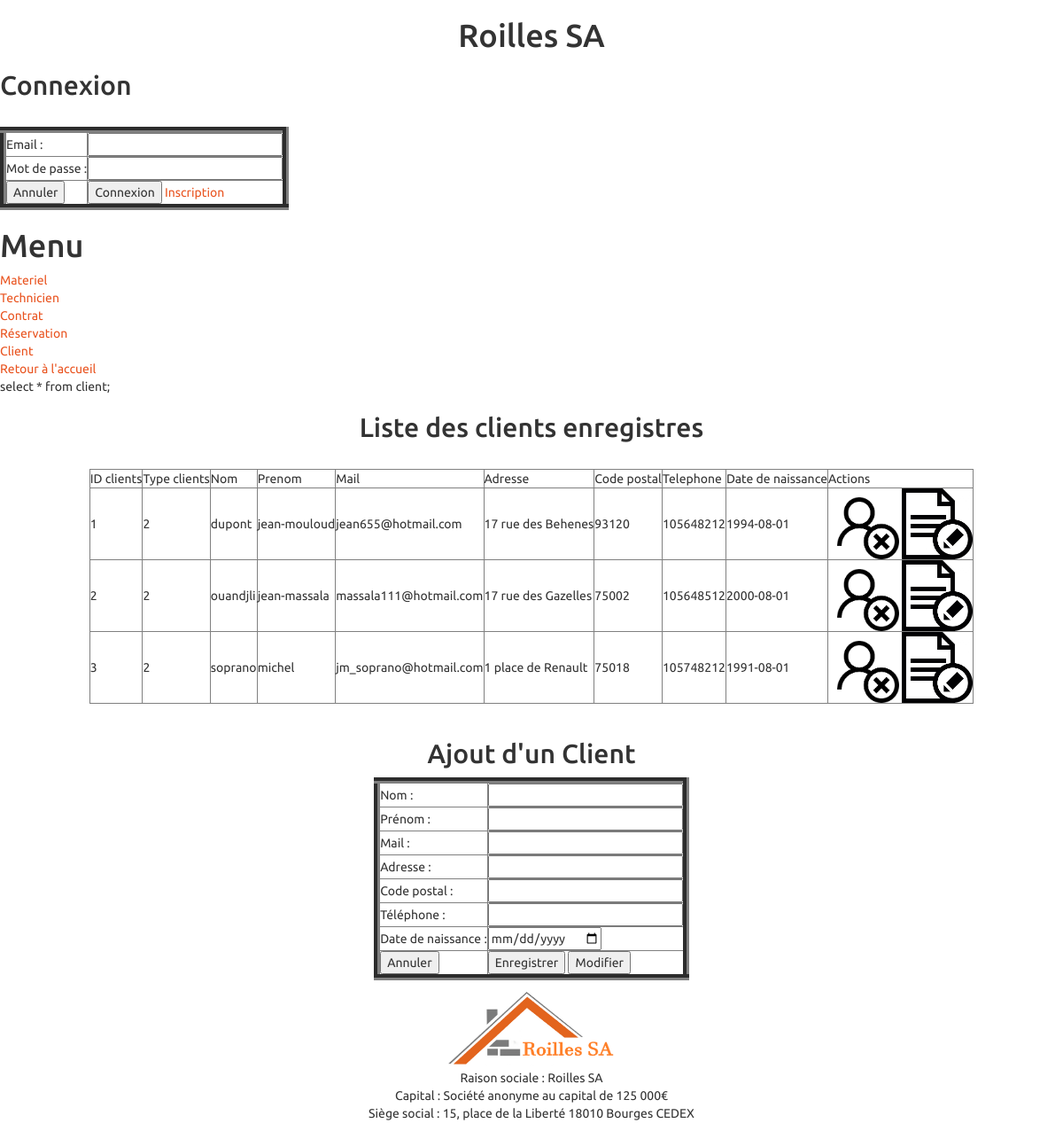
The page /index.php?page=5 on the database as committed earlier.
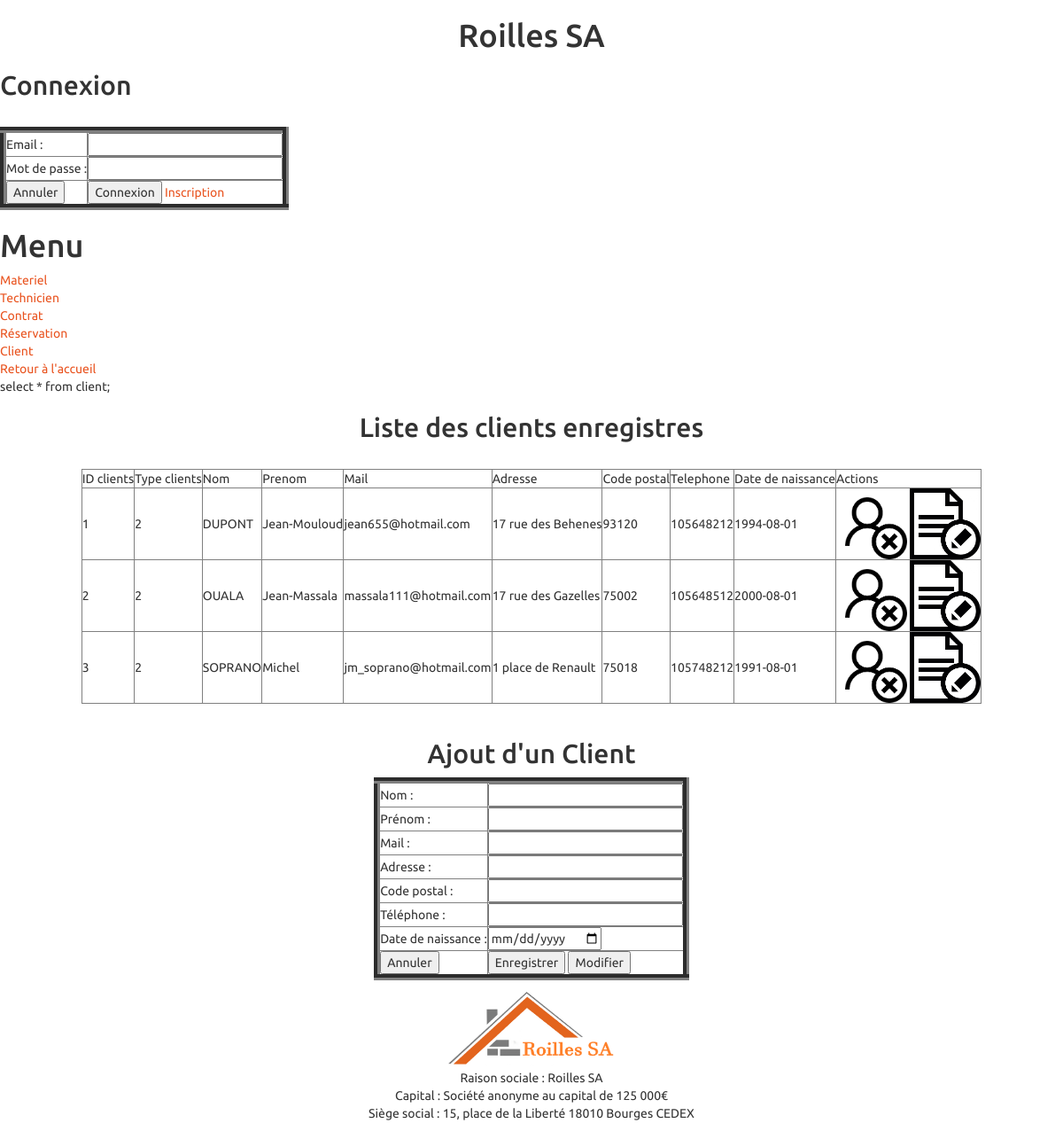
The same page on the database as committed later.
### tables this page shows
CREATE TABLE IF NOT EXISTS CLIENT
 (
   IDC int(32) NOT NULL auto_increment  ,
   CODE_TYPEC CHAR(32) NOT NULL  ,
   MDPC VARCHAR(255) NULL  ,
   MAIL VARCHAR(50) NULL  ,
   NOMC CHAR(32) NULL  ,
   PRENOMC CHAR(32) NULL  ,
   ADRESSEC VARCHAR(100) NULL  ,
   CPC CHAR(32) NULL  ,
   TELC int(32) NULL  ,
   DATENAISSC DATE NULL,  
   PRIMARY KEY (IDC) 
 );

### MCV/controleur/controleur.php (called while the page is built, shortened)
<?php
    include("modele/modele.php");
    function selectAllC($table)
    {
        if($table == "materiel" || $table == "technicien" || $table == "contrat" || $table == "reservation" || $table == "client")
        {
            $resultat = selectAllM($table);
            return $resultat;
        }
        else
        {
            return null;
        }
    }
?>

### MCV/vue/vueclient.php (the view, shortened to what this page needs)
<center>
	<h2> Liste des clients enregistres </h2>
	<br/>
	<table border = 1>
		<tr>
		<td>ID clients</td>
		<td>Type clients</td>
		<td>Nom</td>
      	<td>Prenom</td>
     	<td>Mail</td>
      	<td>Adresse</td>
      	<td>Code postal</td>
      	<td>Telephone</td>
     	<td>Date de naissance</td>
     	<td>Actions</td>
     </tr>
      	<?php
		foreach ($resultats as $unResultat) {
			echo "
			<tr>
			<td>".$unResultat['IDC']."</td>
			<td>".$unResultat['CODE_TYPEC']."</td>
			<td>".$unResultat['NOMC']."</td>
			<td>".$unResultat['PRENOMC']."</td>
			<td>".$unResultat['MAIL']."</td>
			<td>".$unResultat['ADRESSEC']."</td>
			<td>".$unResultat['CPC']."</td>
			<td>".$unResultat['TELC']."</td>
			<td>".$unResultat['DATENAISSC']."</td>
			<td> 	<a href='index.php?page=6&action=X&IDC=".$unResultat['IDC']."'>
							<img src='image/supprimer.png' width='80' height='80' > </a>
							<a href='index.php?page=6&action=E&IDC=".$unResultat['IDC']."'>
							<img src='image/editer.jpg' width='80' height='80' > </a>
				</tr>";
		}
		?>
		</table>
		<br/>
			<h2>Ajout d'un Client</h2>
				<form method="post" action="">
					<table border= 7 >
						<tr><td>Nom : </td> <td> <input type="text" name="NOMC" value="<?php if(isset($resultat)) echo $resultat['NOMC'] ; ?>"></td></tr>
						<tr><td>Prénom : </td> <td> <input type="text" name="PRENOMC" value="<?php if(isset($resultat)) echo $resultat['PRENOMC'] ; ?>"></td></tr>
						<tr><td>Mail : </td> <td> <input type="text" name="MAIL" value="<?php if(isset($resultat)) echo $resultat['MAIL'] ; ?>"></td></tr>
						<tr><td>Adresse : </td> <td> <input type="text" name="ADRESSEC" value="<?php if(isset($resultat)) echo $resultat['ADRESSEC'] ; ?>"></td></tr>
						<tr><td>Code postal : </td> <td> <input type="int" name="CPC" value="<?php if(isset($resultat)) echo $resultat['CPC'] ; ?>"></td></tr>
						<tr><td>Téléphone : </td> <td> <input type="int" name="TELC" value="<?php if(isset($resultat)) echo $resultat['TELC'] ; ?>"></td></tr>
						<tr><td>Date de naissance : </td> <td> <input type="date" name="DATENAISSC" value="<?php if(isset($resultat)) echo $resultat['DATENAISSC'] ; ?>"></td></tr>
						<tr>
							<td> <input type="reset" name="Annuler" value="Annuler"></td>
							<td> <input type="submit" name="Enregistrer" value="Enregistrer">
							<input type="submit" name="Modifier" value="Modifier"></td>
						</tr>
					</table>
				</form>
</center>

Rows that differ between the two databases and show on the page:
changed client "jean655@hotmail.com": NOMC "dupont" → "DUPONT"; PRENOMC "jean-mouloud" → "Jean-Mouloud"
changed client "massala111@hotmail.com": NOMC "ouandjli" → "OUALA"; PRENOMC "jean-massala" → "Jean-Massala"
changed client "jm_soprano@hotmail.com": NOMC "soprano" → "SOPRANO"; PRENOMC "michel" → "Michel"
